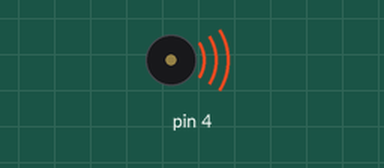
The sketch below on a simulated Arduino Uno, built with avr-gcc and run on an emulated ATmega328P. On the bench: buzzer (waves = sounding).

Above: at 0.2 s.
At 31.2 s:
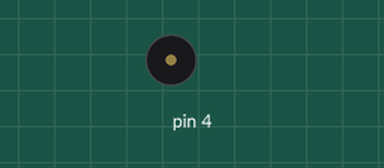
Timing chart, 0 to 33.8 s (numbered marks = the images above):
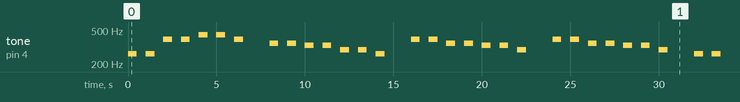

The sketch:

4_29cp1.ino
```cpp
#define C3  131
#define D3  147
#define E3  165
#define F3  175
#define G3  196
#define A3  220
#define B3  247
#define C4  262
#define D4  294
#define E4  330
#define F4  349
#define G4  392
#define A4  440
#define B4  494
#define C5  523
#define D5  587
#define E5  659
#define F5  698
#define G5  784
#define A5  880
#define B5  988
#define WHOLE 1 //全分符
#define HALF 0.5 //半分符
#define QUARTER 0.25
#define EIGHTH 0.125
#define SIXTEENTH 0.0625
int tune[] = {C4,C4,G4,G4,A4,A4,G4,'.',F4,F4,E4,E4,D4,D4,C4,'.',G4,G4,F4,F4,E4,E4,D4,'.',G4,G4,F4,F4,E4,E4,D4,'.',C4,C4,G4,G4,A4,A4,G4,'.',F4,F4,E4,E4,D4,D4,C4};

void setup() {
   pinMode(4, OUTPUT);
}

void loop() {
  for (int x=0;tune[x]!=0; x++) {
      if(tune[x]=='.')
        delay(500);
      else{
        tone(4, tune[x]);
        delay(500); }
      noTone(4);
      delay(500);
       }
   delay(5000);

}
```

Measured:
- by itself, tone on pin 4: plays 262 Hz for 0.50 s, 262 Hz for 0.50 s, 392 Hz for 0.50 s, 392 Hz for 0.50 s, 440 Hz for 0.50 s, 440 Hz for 0.50 s … (107 notes in this stretch)
